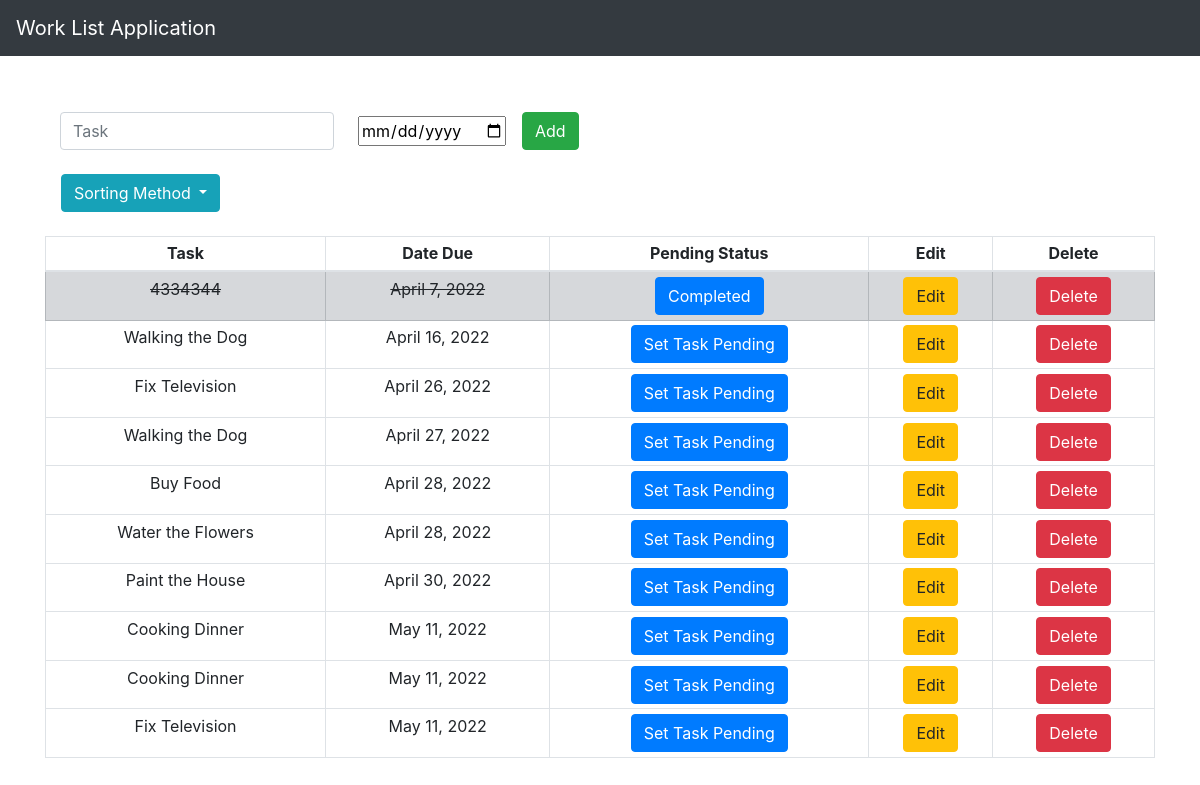
Before: / with the older database file.
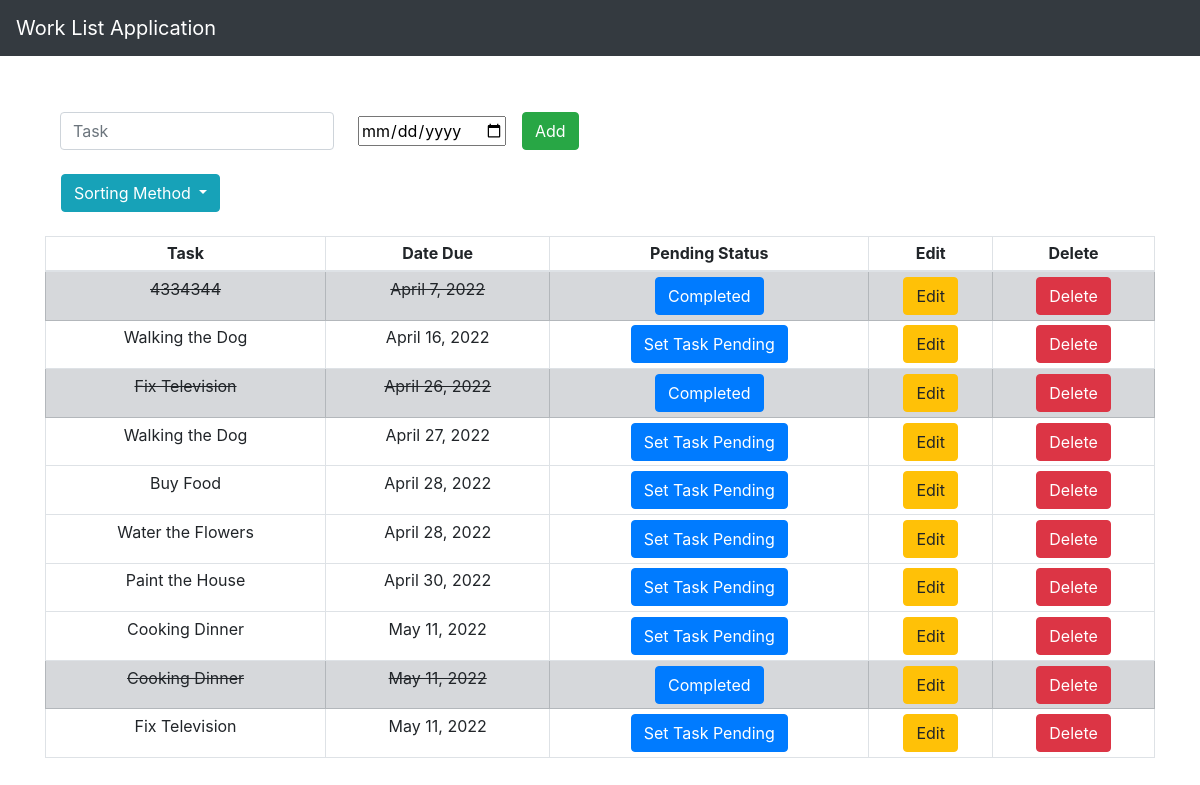
After: the same page with the newer database file.
### worklist_app/models.py (models this page shows, shortened)
class List(models.Model):
    item = models.CharField(max_length=200)
    completed = models.BooleanField(default=False)
    date = models.DateField()

### worklist_app/views.py (the view)
# urls.py: path('', views.home, name='home'),
def home(request, sorting='date'):
    if request.method == "POST":
        form = ListForm(request.POST or None)
        if form.is_valid():
            form.save()
            messages.success(request, ('The item has been added to list successfully!'))
            all_items = List.objects.all().order_by(sorting)
            print (all_items)
            return render(request, 'home.html', {'all_items': all_items})
    else:
        all_items = List.objects.all().order_by(sorting)
        return render(request, 'home.html', {'all_items': all_items})

### worklist_app/templates/home.html (shortened to what this page needs)
{% extends 'base.html' %}
{% block content %}
    <div class="content">
        <div class="container">
            <form class="form-inline my-2 my-lg-0" method="POST" action="{% url 'add' %}">
              <input class="form-control mr-sm-2" type="search" placeholder="Task" aria-label="Search" name="item">
              <input class = "mx-3" name="date" value="{{feedback.dateSubmitted|date:'d/m/Y'}}" type="date">
              <button class="btn btn-success my-2 my-sm-0" type="submit">Add</button>
            </form>
        </div><br>
        <div class="dropdown">
            <button class="btn btn-info dropdown-toggle mx-3" type="button" id="dropdownMenuButton" data-toggle="dropdown" aria-haspopup="true" aria-expanded="false">
              Sorting Method
            </button>
          </div><br>
        {% if all_items %}
        <div class="table-responsive">
            <table class="table table-sm table-bordered">
                <thead>
                    <tr>
                    <th class="text-center" scope="col">Task</th>
                    <th class="text-center" scope="col">Date Due</th>
                    <th class="text-center" scope="col">Pending Status</th>
                    <th class="text-center" scope="col">Edit</th>
                    <th class="text-center" scope="col">Delete</th>
                    </tr>
                </thead>
                <tbody>
                {% for thing in all_items %}
                    {% if thing.completed %}
                        <tr class="table-secondary">
                            <td class="striker text-center">{{ thing.item }}</td>
                            <td class="striker text-center">{{ thing.date }}</td>
                            <td class="text-center"><a class="btn btn-primary" href="{% url 'delete' thing.id %}">Completed</a></td>
                            <td class="text-center"><a class="btn btn-warning" href="{% url 'edit' thing.id %}">Edit</a></td>
                            <td class="text-center"><a class="btn btn-danger" href="{% url 'delete' thing.id %}">Delete</a></td>
                        </tr>
                    {% else %}
                    <tr>
                            <td class="text-center">{{ thing.item }}</td>
                            <td class="text-center">{{ thing.date }}</td>
                            <td class="text-center"><a class="btn btn-primary" href="{% url 'cross_off' thing.id %}">Set Task Pending</a></td>
                            <td class="text-center"><a class="btn btn-warning" href="{% url 'edit' thing.id %}">Edit</a></td>
                            <td class="text-center"><a class="btn btn-danger" href="{% url 'delete' thing.id %}">Delete</a></td>
                        </tr>
                    {% endif %}
                {% endfor %}
                </tbody>
            </table>
        </div>
        {% endif %}
    </div>
{% endblock content %}

Changed rows visible on the page:
changed List "April 26, 2022": completed "Set Task Pending" → "Completed"
changed List (number 9 of 10 on the later page): completed "Set Task Pending" → "Completed"
